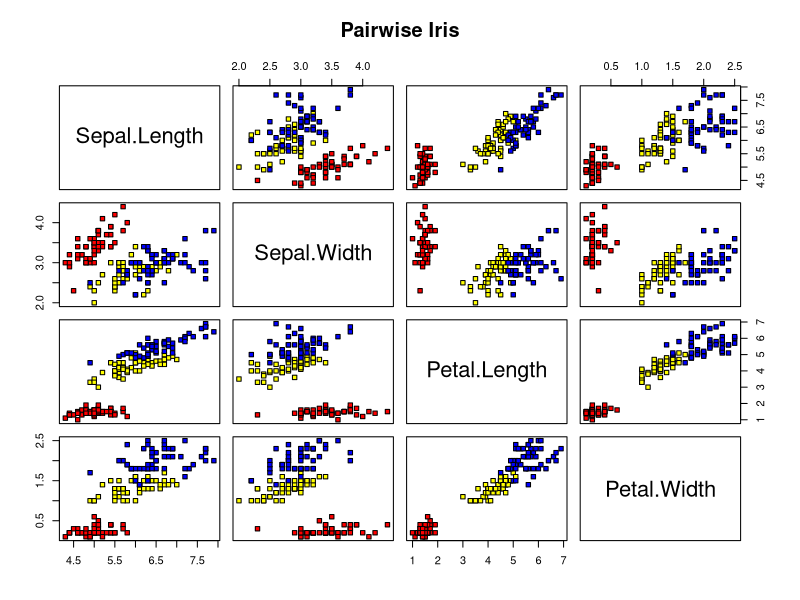
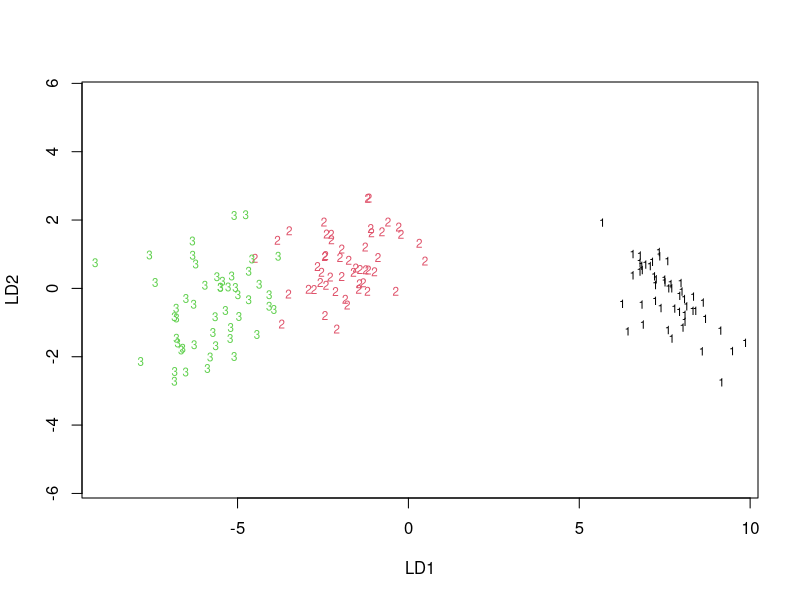
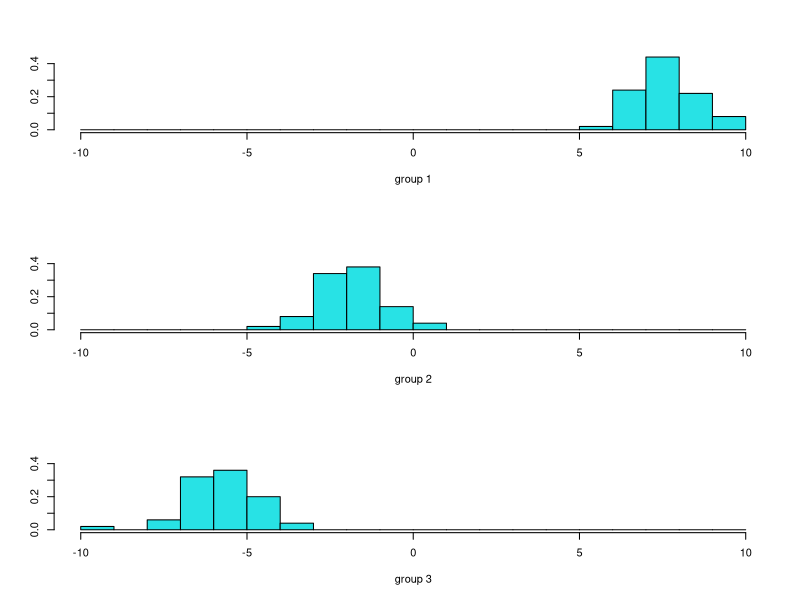
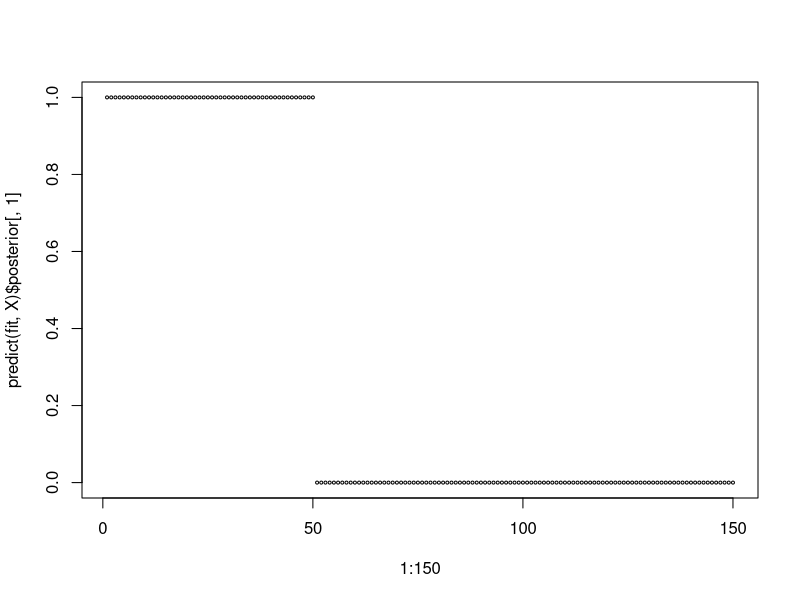
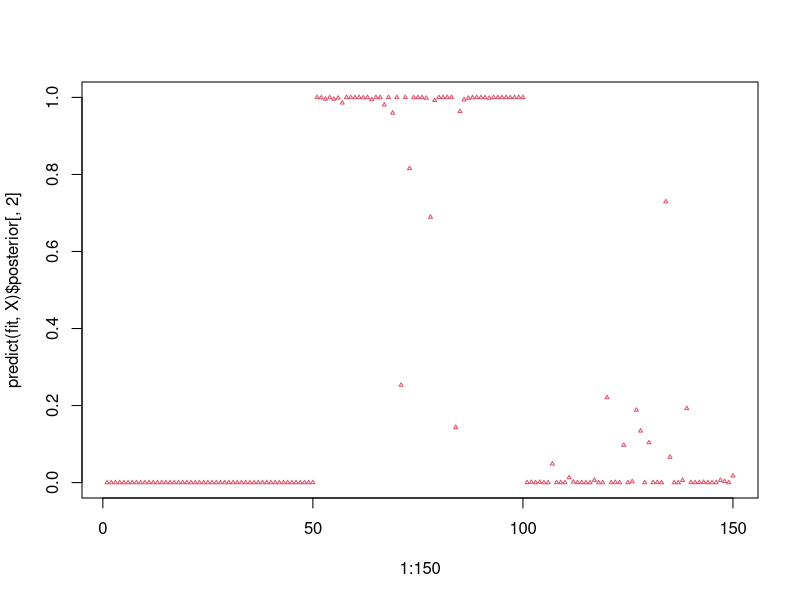
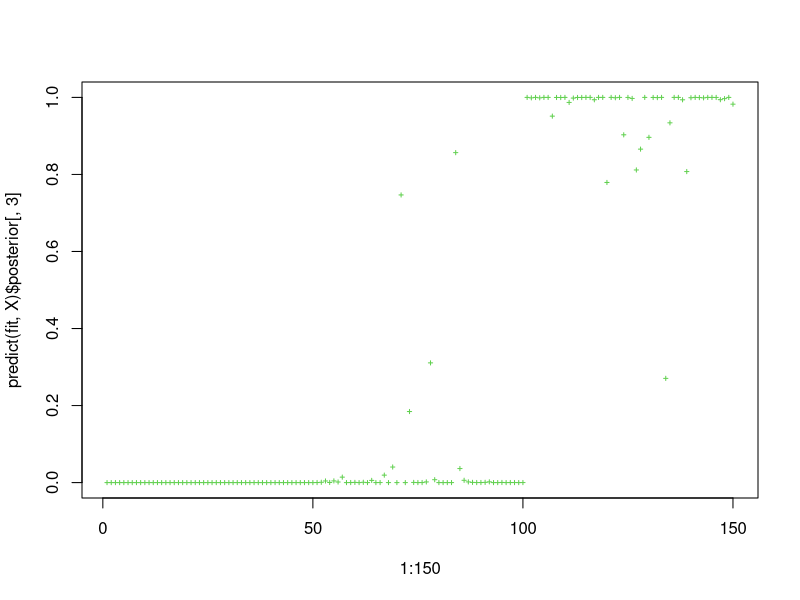
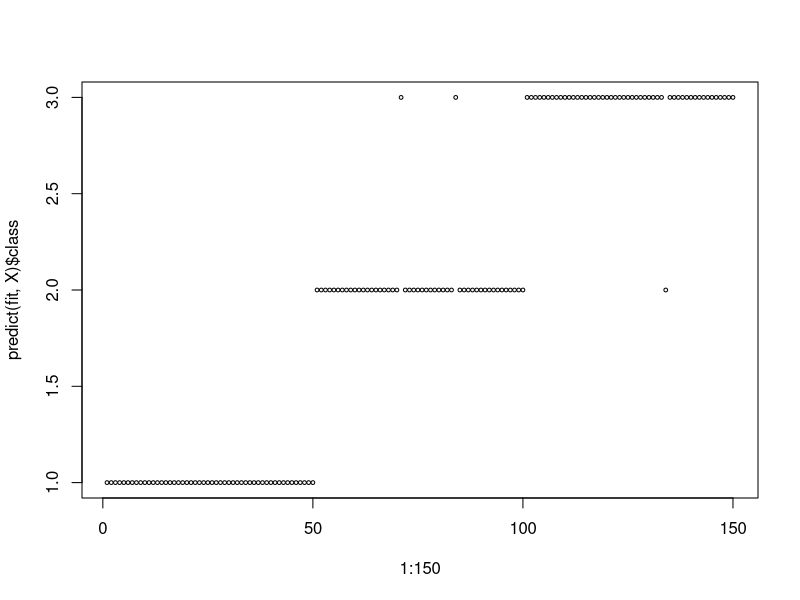
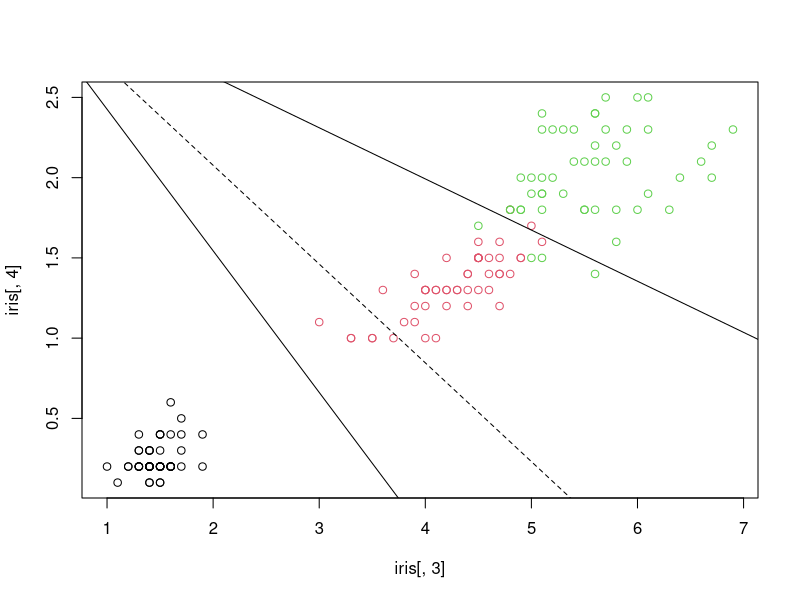

Generate these figures, in order, with R:
## ---- chunk 1
library(MASS)
## ---- chunk 2
data(iris)
str(iris)
## ---- chunk 3
summary(iris)
## ---- chunk 4
attach(iris)
X = iris[, 1:4] # Feature variables, used for classification
Species = iris[, 5]
## ---- chunk 5
pairs(X, main = "Pairwise Iris", 
      pch = 22, bg = c("red", "yellow", "blue")[unclass(Species)])
## ---- chunk 6
levels(Species)=c(1:3)
S1=cov(iris[Species==1,1:4])
# S1=cov(subset(iris[,1:4], Species==1)) # same
S2=cov(iris[Species==2,1:4])
S3=cov(iris[Species==3,1:4])

# pooled covariance
Sp = (50 - 1)*(S1 + S2 + S3)/(150 - 3)
## ---- chunk 7
round(S1, 2); round(S2, 2); round(S3, 2)
## ---- chunk 8
round(Sp, 2)
## ---- chunk 9
round(solve(Sp), 2)
## ---- chunk 10
fit = lda(X,Species) #lda(Species~X[,1]+X[,2]+X[,3]+X[,4]),CV=F
attributes(fit) # prior,counts,means,scaling,lev,svd,N
## ---- chunk 11
plot(fit, col = rep(1:3, each = 50))
## ---- chunk 12
plot(fit, dimen = 1)
## ---- chunk 13
fit$scaling # matrix[a_1 a_2]
## ---- chunk 14
t(fit$scaling) %*% Sp %*% fit$scaling # normalization a
## ---- chunk 15
postprob = round(predict(fit, X)$posterior, 3)
attributes(predict(fit, X))
## ---- chunk 16
attributes(postprob)$dim
## ---- chunk 17
par(mfrow=c(1,1))
plot(1:150,predict(fit,X)$posterior[,1], cex=.4) #class1
## ---- chunk 18
par(mfrow=c(1,1))
plot(1:150,predict(fit,X)$posterior[,2], 
     cex=.4, col=2, pch=2) #class2
## ---- chunk 19
par(mfrow=c(1,1))
plot(1:150,predict(fit,X)$posterior[,3], 
     cex=.4, col=3, pch=3) #class3
## ---- chunk 20
par(mfrow = c(1, 1))
plot(1:150, predict(fit, X)$class, cex = .5) # err case 71, 84, 134
## ---- chunk 21
cbind(postprob[c(71,84,134),],Species[c(71,84,134)])
## ---- chunk 22
# percentage of classification within each species
ct=table(Species, predict(fit,X)$class) #cross-count table
prop.table(ct, 1) # (., 1) row %; (., 2) col %
## ---- chunk 23
diag(prop.table(ct, 1)) #correct classification by species
## ---- chunk 24
sum(diag(prop.table(ct)))
## ---- chunk 25
ct
## ---- chunk 26
fitCV = lda(X, Species, CV = T)

table(Species, fitCV$class)
## ---- chunk 27
fit12 = lda(Species ~ X[,1] + X[,2])

table(Species, predict(fit12, X[, 1:2])$class)
## ---- chunk 28
fitCV12 = lda(Species~X[,1]+X[,2], CV=T)
table(Species, fitCV12$class)
## ---- chunk 29
fitCV4 = lda(Species~X[,4], CV=T)
table(Species, fitCV4$class)
## ---- chunk 30
# Using two petal variables as predictors
fit34=lda(Species~X[,3]+X[,4])
# Obtain Spool (2 predictors)
s1=cov(iris[Species==1,3:4]);
s2=cov(iris[Species==2,3:4])
s3=cov(iris[Species==3,3:4]);
Sp2=(50-1)*(s1+s2+s3)/(150-3);
Sp2
## ---- chunk 31
X34mean=cbind(tapply(X[,3],iris$Species,sum)/50,
              tapply(X[,4],iris$Species,sum)/50)
X34mean
## ---- chunk 32
slp = as.matrix((X34mean)%*%solve(Sp2))
slp
## ---- chunk 33
itc = diag((X34mean)%*%solve(Sp2)%*%t(X34mean))/2
itc
## ---- chunk 34
c(slp[1,]-slp[2,],slp[2,]-slp[3,],slp[3,]-slp[1,])
## ---- chunk 35
c(itc[1]-itc[2],itc[2]-itc[3],itc[3]-itc[1])
## ---- chunk 36
# Plot the classification borders
plot(iris[,3], iris[,4],col=rep(1:3,each=50))
abline(45/13.6, -12/13.6) # set d1=d2
abline(41/12.55, -4/12.55) # set d2=d3
abline(86/26,-16/26,lty=2) # set d1=d3 (redundant)
